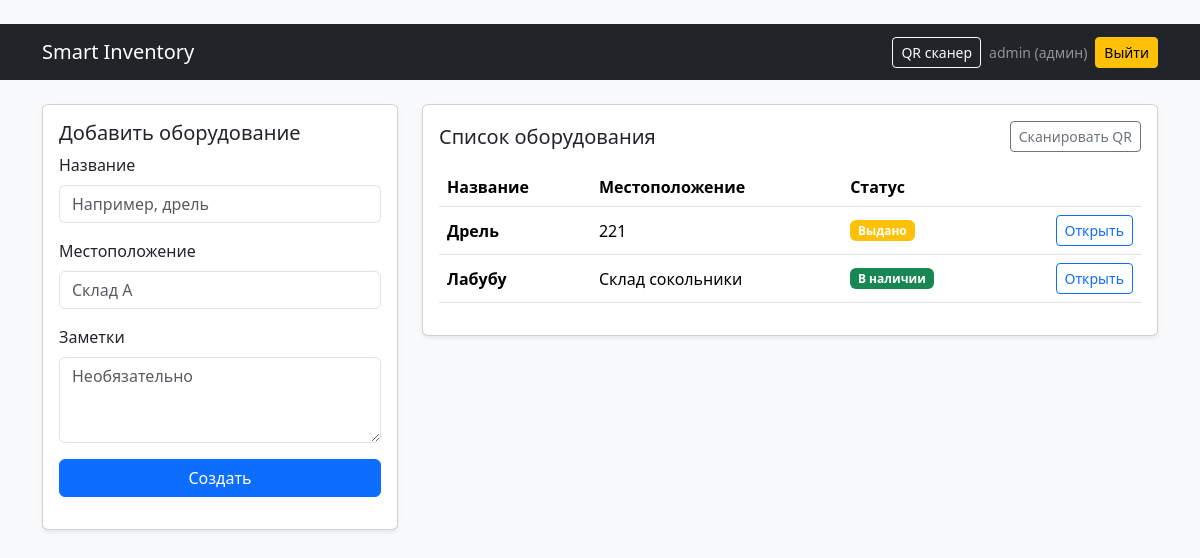
The page / (signed in) on the database its author committed.
### app/models.py (models this page shows)
class User(Base):
    __tablename__ = "users"
    id = Column(Integer, primary_key=True, index=True)
    username = Column(String, unique=True, nullable=False, index=True)
    hashed_password = Column(String, nullable=False)
    role = Column(String, nullable=False, default="user")

class Equipment(Base):
    __tablename__ = "equipment"
    id = Column(Integer, primary_key=True, index=True)
    uuid = Column(String, unique=True, index=True, nullable=False)
    name = Column(String, nullable=False)
    location = Column(String, nullable=False)
    notes = Column(Text, nullable=True)
    status = Column(String, nullable=False, default="available")
    qrcode_path = Column(String, nullable=True)
    histories = relationship(
        "History", back_populates="equipment", cascade="all, delete-orphan"
    )

### app/main.py (the view)
@app.get("/", response_class=HTMLResponse)
def list_equipment(
    request: Request,
    db: Session = Depends(get_db),
    current_user: Optional[models.User] = Depends(get_current_user),
):
    equipment = crud.list_equipment(db)
    context = {
        "request": request,
        "equipment": equipment,
        "status_labels": STATUS_LABELS,
        "status_badges": STATUS_BADGES,
        "current_user": current_user,
    }
    return templates.TemplateResponse("add_equipment.html", context)

### templates/add_equipment.html (shortened to what this page needs)
﻿{% extends "base.html" %}
{% block content %}
<div class="row g-4">
  <div class="col-md-4">
    <div class="card shadow-sm">
      <div class="card-body">
        <h5 class="card-title">Добавить оборудование</h5>
        {% if current_user and current_user.role == 'admin' %}
        <form method="post" action="/equipment/add">
          <div class="mb-3">
            <label class="form-label">Название</label>
            <input name="name" class="form-control" placeholder="Например, дрель" required />
          </div>
          <div class="mb-3">
            <label class="form-label">Местоположение</label>
            <input name="location" class="form-control" placeholder="Склад А" required />
          </div>
          <div class="mb-3">
            <label class="form-label">Заметки</label>
            <textarea name="notes" class="form-control" rows="3" placeholder="Необязательно"></textarea>
          </div>
          <div class="d-grid">
            <button class="btn btn-primary" type="submit">Создать</button>
          </div>
        </form>
        {% else %}
        <p class="text-muted small">
          Только администратор может добавлять оборудование. <a href="/login">Войдите</a>, если у вас есть доступ.
        </p>
        {% endif %}
      </div>
    </div>
  </div>
  <div class="col-md-8">
    <div class="card shadow-sm">
      <div class="card-body">
        <div class="d-flex justify-content-between align-items-center mb-3">
          <h5 class="card-title mb-0">Список оборудования</h5>
          <a class="btn btn-outline-secondary btn-sm" href="/scan">Сканировать QR</a>
        </div>
        <div class="table-responsive">
          <table class="table align-middle">
            <thead>
              <tr>
                <th>Название</th>
                <th>Местоположение</th>
                <th>Статус</th>
                <th></th>
              </tr>
            </thead>
            <tbody>
              {% for item in equipment %}
              <tr>
                <td class="fw-semibold">{{ item.name }}</td>
                <td>{{ item.location }}</td>
                <td>
                  <span class="badge bg-{{ status_badges.get(item.status, 'secondary') }}">
                    {{ status_labels.get(item.status, item.status) }}
                  </span>
                </td>
                <td class="text-end">
                  <a class="btn btn-sm btn-outline-primary" href="/item/{{ item.uuid }}">
                    Открыть
                  </a>
                </td>
              </tr>
              {% else %}
              <tr>
                <td colspan="4" class="text-center text-muted">Записей пока нет</td>
              </tr>
              {% endfor %}
            </tbody>
          </table>
        </div>
      </div>
    </div>
  </div>
</div>
{% endblock %}

### templates/base.html (shortened to what this page needs)
﻿<!DOCTYPE html>
<html lang="ru">
  <head>
    <link
      href="https://cdn.jsdelivr.net/npm/bootstrap@5.3.3/dist/css/bootstrap.min.css"
      rel="stylesheet"
    />
  </head>
  <body class="bg-light">
    <nav class="navbar navbar-expand-lg navbar-dark bg-dark mb-4">
      <div class="container">
        <a class="navbar-brand" href="/">Smart Inventory</a>
        <div class="d-flex align-items-center gap-2">
          <a class="btn btn-outline-light btn-sm" href="/scan">QR сканер</a>
          {% if current_user %}
          <span class="text-white-50 small">
            {{ current_user.username }} ({{ 'админ' if current_user.role == 'admin' else 'пользователь' }})
          </span>
          <form method="post" action="/logout" class="mb-0">
            <button class="btn btn-sm btn-warning" type="submit">Выйти</button>
          </form>
          {% else %}
          <a class="btn btn-sm btn-outline-light" href="/login">Войти</a>
          {% endif %}
        </div>
      </div>
    </nav>
    <main class="container mb-5">
      {% block content %}{% endblock %}
    </main>
  </body>
</html>

### rows shown on the page
User: username "admin", role "админ"
Equipment: name "Дрель", location "221", get "Выдано"
Equipment: name "Лабубу", location "Склад сокольники", get "В наличии"
